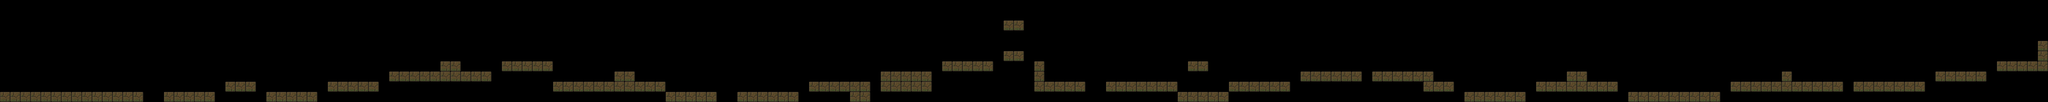

Rendered tile map (Tiled .tmx) drawn with the repository's tilesets; below, a short description and the full map source, tile grids included:
An orthogonal 200x10 tile map with 48x48 px tiles, 1 tile layer (layer1).

<map version="1.0" orientation="orthogonal" renderorder="right-down" width="200" height="10" tilewidth="48" tileheight="48" nextobjectid="1">
 <tileset firstgid="1" name="map1" tilewidth="48" tileheight="48" tilecount="72" columns="12">
  <image source="map1.png" width="576" height="288" />
  <tile id="24">
   <properties>
    <property name="type" value="wall" />
   </properties>
  </tile>
  <tile id="25">
   <properties>
    <property name="type" value="wall" />
   </properties>
  </tile>
  <tile id="26">
   <properties>
    <property name="type" value="wall" />
   </properties>
  </tile>
  <tile id="31">
   <properties>
    <property name="isblock" value="true" />
   </properties>
  </tile>
 </tileset>
 <layer name="layer1" width="200" height="10">
  <data encoding="csv">
0,0,0,0,0,0,0,0,0,0,0,0,0,0,0,0,0,0,0,0,0,0,0,0,0,0,0,0,0,0,0,0,0,0,0,0,0,0,0,0,0,0,0,0,0,0,0,0,0,0,0,0,0,0,0,0,0,0,0,0,0,0,0,0,0,0,0,0,0,0,0,0,0,0,0,0,0,0,0,0,0,0,0,0,0,0,0,0,0,0,0,0,0,0,0,0,0,0,0,0,0,0,0,0,0,0,0,0,0,0,0,0,0,0,0,0,0,0,0,0,0,0,0,0,0,0,0,0,0,0,0,0,0,0,0,0,0,0,0,0,0,0,0,0,0,0,0,0,0,0,0,0,0,0,0,0,0,0,0,0,0,0,0,0,0,0,0,0,0,0,0,0,0,0,0,0,0,0,0,0,0,0,0,0,0,0,0,0,0,0,0,0,0,0,0,0,0,0,0,0,
0,0,0,0,0,0,0,0,0,0,0,0,0,0,0,0,0,0,0,0,0,0,0,0,0,0,0,0,0,0,0,0,0,0,0,0,0,0,0,0,0,0,0,0,0,0,0,0,0,0,0,0,0,0,0,0,0,0,0,0,0,0,0,0,0,0,0,0,0,0,0,0,0,0,0,0,0,0,0,0,0,0,0,0,0,0,0,0,0,0,0,0,0,0,0,0,0,0,0,0,0,0,0,0,0,0,0,0,0,0,0,0,0,0,0,0,0,0,0,0,0,0,0,0,0,0,0,0,0,0,0,0,0,0,0,0,0,0,0,0,0,0,0,0,0,0,0,0,0,0,0,0,0,0,0,0,0,0,0,0,0,0,0,0,0,0,0,0,0,0,0,0,0,0,0,0,0,0,0,0,0,0,0,0,0,0,0,0,0,0,0,0,0,0,0,0,0,0,0,0,
0,0,0,0,0,0,0,0,0,0,0,0,0,0,0,0,0,0,0,0,0,0,0,0,0,0,0,0,0,0,0,0,0,0,0,0,0,0,0,0,0,0,0,0,0,0,0,0,0,0,0,0,0,0,0,0,0,0,0,0,0,0,0,0,0,0,0,0,0,0,0,0,0,0,0,0,0,0,0,0,0,0,0,0,0,0,0,0,0,0,0,0,0,0,0,0,0,0,32,32,0,0,0,0,0,0,0,0,0,0,0,0,0,0,0,0,0,0,0,0,0,0,0,0,0,0,0,0,0,0,0,0,0,0,0,0,0,0,0,0,0,0,0,0,0,0,0,0,0,0,0,0,0,0,0,0,0,0,0,0,0,0,0,0,0,0,0,0,0,0,0,0,0,0,0,0,0,0,0,0,0,0,0,0,0,0,0,0,0,0,0,0,0,0,0,0,0,0,0,0,
0,0,0,0,0,0,0,0,0,0,0,0,0,0,0,0,0,0,0,0,0,0,0,0,0,0,0,0,0,0,0,0,0,0,0,0,0,0,0,0,0,0,0,0,0,0,0,0,0,0,0,0,0,0,0,0,0,0,0,0,0,0,0,0,0,0,0,0,0,0,0,0,0,0,0,0,0,0,0,0,0,0,0,0,0,0,0,0,0,0,0,0,0,0,0,0,0,0,0,0,0,0,0,0,0,0,0,0,0,0,0,0,0,0,0,0,0,0,0,0,0,0,0,0,0,0,0,0,0,0,0,0,0,0,0,0,0,0,0,0,0,0,0,0,0,0,0,0,0,0,0,0,0,0,0,0,0,0,0,0,0,0,0,0,0,0,0,0,0,0,0,0,0,0,0,0,0,0,0,0,0,0,0,0,0,0,0,0,0,0,0,0,0,0,0,0,0,0,0,0,
0,0,0,0,0,0,0,0,0,0,0,0,0,0,0,0,0,0,0,0,0,0,0,0,0,0,0,0,0,0,0,0,0,0,0,0,0,0,0,0,0,0,0,0,0,0,0,0,0,0,0,0,0,0,0,0,0,0,0,0,0,0,0,0,0,0,0,0,0,0,0,0,0,0,0,0,0,0,0,0,0,0,0,0,0,0,0,0,0,0,0,0,0,0,0,0,0,0,0,0,0,0,0,0,0,0,0,0,0,0,0,0,0,0,0,0,0,0,0,0,0,0,0,0,0,0,0,0,0,0,0,0,0,0,0,0,0,0,0,0,0,0,0,0,0,0,0,0,0,0,0,0,0,0,0,0,0,0,0,0,0,0,0,0,0,0,0,0,0,0,0,0,0,0,0,0,0,0,0,0,0,0,0,0,0,0,0,0,0,0,0,0,0,0,0,0,0,0,0,32,
0,0,0,0,0,0,0,0,0,0,0,0,0,0,0,0,0,0,0,0,0,0,0,0,0,0,0,0,0,0,0,0,0,0,0,0,0,0,0,0,0,0,0,0,0,0,0,0,0,0,0,0,0,0,0,0,0,0,0,0,0,0,0,0,0,0,0,0,0,0,0,0,0,0,0,0,0,0,0,0,0,0,0,0,0,0,0,0,0,0,0,0,0,0,0,0,0,0,32,32,0,0,0,0,0,0,0,0,0,0,0,0,0,0,0,0,0,0,0,0,0,0,0,0,0,0,0,0,0,0,0,0,0,0,0,0,0,0,0,0,0,0,0,0,0,0,0,0,0,0,0,0,0,0,0,0,0,0,0,0,0,0,0,0,0,0,0,0,0,0,0,0,0,0,0,0,0,0,0,0,0,0,0,0,0,0,0,0,0,0,0,0,0,0,0,0,0,0,0,32,
0,0,0,0,0,0,0,0,0,0,0,0,0,0,0,0,0,0,0,0,0,0,0,0,0,0,0,0,0,0,0,0,0,0,0,0,0,0,0,0,0,0,0,32,32,0,0,0,0,32,32,32,32,32,0,0,0,0,0,0,0,0,0,0,0,0,0,0,0,0,0,0,0,0,0,0,0,0,0,0,0,0,0,0,0,0,0,0,0,0,0,0,32,32,32,32,32,0,0,0,0,32,0,0,0,0,0,0,0,0,0,0,0,0,0,0,32,32,0,0,0,0,0,0,0,0,0,0,0,0,0,0,0,0,0,0,0,0,0,0,0,0,0,0,0,0,0,0,0,0,0,0,0,0,0,0,0,0,0,0,0,0,0,0,0,0,0,0,0,0,0,0,0,0,0,0,0,0,0,0,0,0,0,0,0,0,0,0,0,0,0,0,0,0,0,32,32,32,32,32,
0,0,0,0,0,0,0,0,0,0,0,0,0,0,0,0,0,0,0,0,0,0,0,0,0,0,0,0,0,0,0,0,0,0,0,0,0,0,32,32,32,32,32,32,32,32,32,32,0,0,0,0,0,0,0,0,0,0,0,0,32,32,0,0,0,0,0,0,0,0,0,0,0,0,0,0,0,0,0,0,0,0,0,0,0,0,32,32,32,32,32,0,0,0,0,0,0,0,0,0,0,32,0,0,0,0,0,0,0,0,0,0,0,0,0,0,0,0,0,0,0,0,0,0,0,0,0,32,32,32,32,32,32,0,32,32,32,32,32,32,0,0,0,0,0,0,0,0,0,0,0,0,0,32,32,0,0,0,0,0,0,0,0,0,0,0,0,0,0,0,0,0,0,0,32,0,0,0,0,0,0,0,0,0,0,0,0,0,0,32,32,32,32,32,0,0,0,0,0,0,
0,0,0,0,0,0,0,0,0,0,0,0,0,0,0,0,0,0,0,0,0,0,32,32,32,0,0,0,0,0,0,0,32,32,32,32,32,0,0,0,0,0,0,0,0,0,0,0,0,0,0,0,0,0,32,32,32,32,32,32,32,32,32,32,32,0,0,0,0,0,0,0,0,0,0,0,0,0,0,32,32,32,32,32,32,0,32,32,32,32,32,0,0,0,0,0,0,0,0,0,0,32,32,32,32,32,0,0,32,32,32,32,32,32,32,0,0,0,0,0,32,32,32,32,32,32,0,0,0,0,0,0,0,0,0,0,0,0,0,32,32,32,0,0,0,0,0,0,0,0,32,32,32,32,32,32,32,32,0,0,0,0,0,0,0,0,0,0,0,32,32,32,32,32,32,32,32,32,32,32,0,32,32,32,32,32,32,32,0,0,0,0,0,0,0,0,0,0,0,0,
32,32,32,32,32,32,32,32,32,32,32,32,32,32,0,0,32,32,32,32,32,0,0,0,0,0,32,32,32,32,32,0,0,0,0,0,0,0,0,0,0,0,0,0,0,0,0,0,0,0,0,0,0,0,0,0,0,0,0,0,0,0,0,0,0,32,32,32,32,32,0,0,32,32,32,32,32,32,0,0,0,0,0,32,32,0,0,0,0,0,0,0,0,0,0,0,0,0,0,0,0,0,0,0,0,0,0,0,0,0,0,0,0,0,0,32,32,32,32,32,0,0,0,0,0,0,0,0,0,0,0,0,0,0,0,0,0,0,0,0,0,0,0,32,32,32,32,32,32,0,0,0,0,0,0,0,0,0,0,32,32,32,32,32,32,32,32,32,0,0,0,0,0,0,0,0,0,0,0,0,0,0,0,0,0,0,0,0,0,0,0,0,0,0,0,0,0,0,0,0
</data>
 </layer>
</map>
